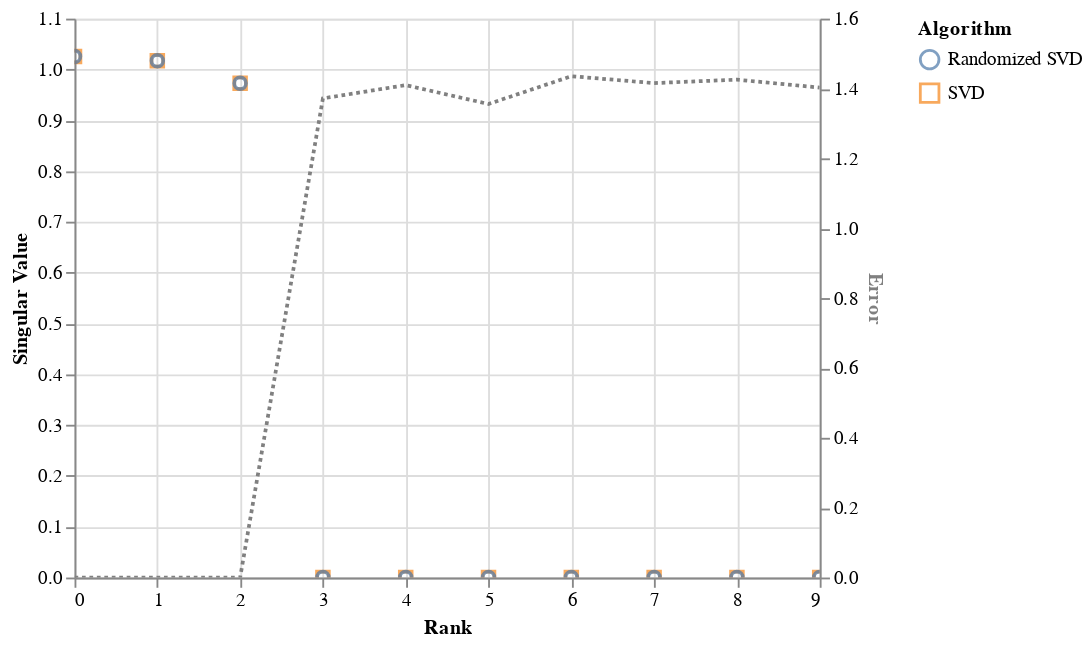

The notebook cell saved with this chart:
### Code cell
def to_numpy(svd: SVD):
    return SVD(*map(lambda t: t.cpu().numpy(), svd))

def svd_flip(svd: SVD):
    max_abs_cols = torch.argmax(np.abs(svd.U), dim=0)
    signs = torch.sign(svd.U[max_abs_cols, range(svd.U.shape[1])])
    svd.U[:] *= signs
    svd.V[:] *= signs[:, None]
    return svd

def plot_singular_values(limit_ranks, **kwargs):
    kwargs = {name: to_numpy(val) for name, val in kwargs.items()}
    data = [
        pd.DataFrame(
            {
                "Rank": np.arange(len(svd.S))[:limit_ranks], 
                "Value": svd.S[:limit_ranks], 
                "Algorithm": name,
            }
        )
    for name, svd in kwargs.items()
    ]                                                                           
    data = pd.concat(data)
        
    return (
        alt.Chart(data)
        .mark_point(size=40)
        .encode(
            x="Rank", 
            y=alt.Y("Value", axis=alt.Axis(title="Singular Value")),
            color="Algorithm", 
            shape="Algorithm",
            tooltip=["Algorithm", "Value"],
        )
    ).interactive()

def plot_singular_vector_errors(svd1, svd2, *, limit_ranks):
    svd1, svd2 = to_numpy(svd_flip(svd1)), to_numpy(svd_flip(svd2))
    errors = np.linalg.norm(svd1.U[:, :limit_ranks] - svd2.U[:, :limit_ranks], axis=0)
    data = pd.DataFrame(
        {
            "Rank": np.arange(len(errors)), "Error":errors
        }
    )
    return (
        alt.Chart(data)
        .mark_line(color="gray", strokeDash=[2,2])
        .encode(
            x="Rank", 
            y=alt.Y("Error", axis=alt.Axis(title='Error', titleColor="gray")),
            tooltip=["Error"],
        )
    ).interactive()

alt.layer(
    plot_singular_values(limit_ranks=10, **{"SVD": svd_random, "Randomized SVD": svd_standard}),
    plot_singular_vector_errors(svd_random, svd_standard, limit_ranks=10)
).resolve_scale(y="independent")

### Figure 1 — Vega-Lite specification as saved in the notebook (floating-point values rounded to 4 significant figures)
{"config": {"view": {"continuousWidth": 400, "continuousHeight": 300}}, "layer": [{"data": {"name": "data-0b3892bfc4a02e2bf0eb15c9834776c0"}, "mark": {"type": "point", "size": 40}, "encoding": {"color": {"type": "nominal", "field": "Algorithm"}, "shape": {"type": "nominal", "field": "Algorithm"}, "tooltip": [{"type": "nominal", "field": "Algorithm"}, {"type": "quantitative", "field": "Value"}], "x": {"type": "quantitative", "field": "Rank"}, "y": {"type": "quantitative", "axis": {"title": "Singular Value"}, "field": "Value"}}, "selection": {"selector001": {"type": "interval", "bind": "scales", "encodings": ["x", "y"]}}}, {"data": {"name": "data-57fd2fc0b1e36aa9a45b3f4d6baa5409"}, "mark": {"type": "line", "color": "gray", "strokeDash": [2, 2]}, "encoding": {"tooltip": [{"type": "quantitative", "field": "Error"}], "x": {"type": "quantitative", "field": "Rank"}, "y": {"type": "quantitative", "axis": {"title": "Error", "titleColor": "gray"}, "field": "Error"}}, "selection": {"selector002": {"type": "interval", "bind": "scales", "encodings": ["x", "y"]}}}], "resolve": {"scale": {"y": "independent"}}, "$schema": "https://vega.github.io/schema/vega-lite/v4.8.1.json", "datasets": {"data-0b3892bfc4a02e2bf0eb15c9834776c0": [{"Rank": 0, "Value": 1.026, "Algorithm": "SVD"}, {"Rank": 1, "Value": 1.017, "Algorithm": "SVD"}, {"Rank": 2, "Value": 0.973, "Algorithm": "SVD"}, {"Rank": 3, "Value": 2.611e-08, "Algorithm": "SVD"}, {"Rank": 4, "Value": 2.485e-08, "Algorithm": "SVD"}, {"Rank": 5, "Value": 2.284e-08, "Algorithm": "SVD"}, {"Rank": 6, "Value": 2.219e-08, "Algorithm": "SVD"}, {"Rank": 7, "Value": 2.161e-08, "Algorithm": "SVD"}, {"Rank": 8, "Value": 2.057e-08, "Algorithm": "SVD"}, {"Rank": 9, "Value": 1.913e-08, "Algorithm": "SVD"}, {"Rank": 0, "Value": 1.026, "Algorithm": "Randomized SVD"}, {"Rank": 1, "Value": 1.017, "Algorithm": "Randomized SVD"}, {"Rank": 2, "Value": 0.973, "Algorithm": "Randomized SVD"}, {"Rank": 3, "Value": 8.282e-07, "Algorithm": "Randomized SVD"}, {"Rank": 4, "Value": 7.616e-07, "Algorithm": "Randomized SVD"}, {"Rank": 5, "Value": 6.213e-07, "Algorithm": "Randomized SVD"}, {"Rank": 6, "Value": 5.897e-07, "Algorithm": "Randomized SVD"}, {"Rank": 7, "Value": 5.804e-07, "Algorithm": "Randomized SVD"}, {"Rank": 8, "Value": 4.841e-07, "Algorithm": "Randomized SVD"}, {"Rank": 9, "Value": 4.684e-07, "Algorithm": "Randomized SVD"}], "data-57fd2fc0b1e36aa9a45b3f4d6baa5409": [{"Rank": 0, "Error": 4.53e-06}, {"Rank": 1, "Error": 6.88e-06}, {"Rank": 2, "Error": 5.644e-06}, {"Rank": 3, "Error": 1.372}, {"Rank": 4, "Error": 1.41}, {"Rank": 5, "Error": 1.356}, {"Rank": 6, "Error": 1.435}, {"Rank": 7, "Error": 1.415}, {"Rank": 8, "Error": 1.425}, {"Rank": 9, "Error": 1.403}]}}
